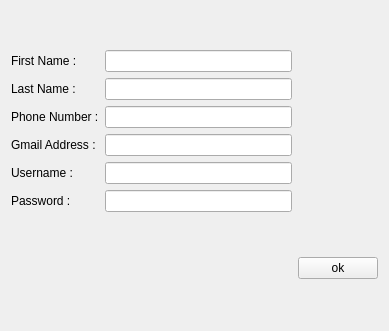
<?xml version="1.0" encoding="UTF-8"?>
<ui version="4.0">
 <class>signupDialog</class>
 <widget class="QWidget" name="signupDialog">
  <property name="geometry">
   <rect>
    <x>0</x>
    <y>0</y>
    <width>389</width>
    <height>331</height>
   </rect>
  </property>
  <property name="windowTitle">
   <string>Form</string>
  </property>
  <property name="styleSheet">
   <string notr="true">border-image: url(:/loginPic/loginPic.jpg);</string>
  </property>
  <layout class="QGridLayout" name="gridLayout_2">
   <item row="0" column="0">
    <layout class="QGridLayout" name="gridLayout">
     <item row="0" column="0">
      <widget class="QLabel" name="label">
       <property name="text">
        <string>First Name :</string>
       </property>
      </widget>
     </item>
     <item row="0" column="1">
      <widget class="QLineEdit" name="firstName"/>
     </item>
     <item row="1" column="0">
      <widget class="QLabel" name="label_2">
       <property name="text">
        <string>Last Name :</string>
       </property>
      </widget>
     </item>
     <item row="1" column="1">
      <widget class="QLineEdit" name="lastName"/>
     </item>
     <item row="2" column="0">
      <widget class="QLabel" name="label_3">
       <property name="text">
        <string>Phone Number :</string>
       </property>
      </widget>
     </item>
     <item row="2" column="1">
      <widget class="QLineEdit" name="phone"/>
     </item>
     <item row="3" column="0">
      <widget class="QLabel" name="label_4">
       <property name="text">
        <string>Gmail Address :</string>
       </property>
      </widget>
     </item>
     <item row="3" column="1">
      <widget class="QLineEdit" name="gmail"/>
     </item>
     <item row="4" column="0">
      <widget class="QLabel" name="label_5">
       <property name="text">
        <string>Username :</string>
       </property>
      </widget>
     </item>
     <item row="4" column="1">
      <widget class="QLineEdit" name="username"/>
     </item>
     <item row="5" column="0">
      <widget class="QLabel" name="label_6">
       <property name="text">
        <string>Password :</string>
       </property>
      </widget>
     </item>
     <item row="5" column="1">
      <widget class="QLineEdit" name="password"/>
     </item>
    </layout>
   </item>
   <item row="1" column="1">
    <widget class="QPushButton" name="approve">
     <property name="text">
      <string>ok</string>
     </property>
    </widget>
   </item>
  </layout>
 </widget>
 <resources/>
 <connections/>
</ui>
